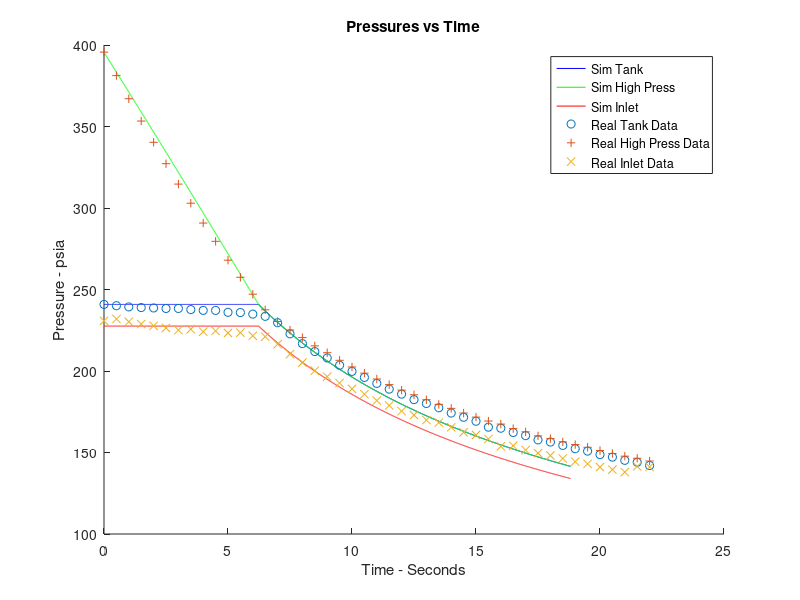

Here is the MATLAB script that generated this plot:
% Pressure regulated rocket system simulator
% (c) John Nguyen 2025
% MIT License

% Common specific heat ratios:
% Helium - 1.667
% Hydrogen - 1.41
% Nitrogen, Oxygen, Air - 1.4
% Methane - 1.32
% Carbon dioxide - 1.28
% Propane - 1.13

% Real waterflow data
% TANK PRESSURE DATA
data = [
226.148032
225.359718
224.616288
224.221525
223.974938
223.646619
223.675925
222.964547
222.474004
222.471027
221.297834
221.170321
220.197964
218.829022
214.920373
208.119709
202.093312
197.235629
193.300044
188.844292
185.074485
181.359475
177.689031
174.181417
171.112844
167.738118
165.378553
162.750234
159.5036
156.928546
154.485485
150.844405
150.201234
147.578898
145.64372
143.062684
141.707239
139.62689
137.607032
136.153698
134.028176
132.467416
130.488828
129.309075
127.287092
];
data = data + 14.7;
datatime = 0:0.5:(length(data)/2-0.5);

% HIGH PRESS DATA
hp_data = [380.942547
366.534087
352.34145
338.647477
325.616817
312.487029
299.969925
288.243265
276.064661
264.856301
253.284459
242.80016
232.416169
222.851804
215.650089
210.441275
205.804379
200.724192
196.509744
191.871353
187.78671
183.989362
180.379291
176.956178
173.563426
170.708034
167.669564
164.81538
162.383068
159.50804
157.008426
154.603772
152.733834
149.958251
147.975183
145.509493
143.779796
141.818434
140.165843
138.499826
136.47924
134.685804
133.054029
131.757791
130.078679
];

hp_data = hp_data + 14.7;
hp_datatime = 0:0.5:(length(hp_data)/2-0.5);

% INLET PRESSURE DATA
inlet_data = [216.049044
217.191909
215.515008
214.111384
213.031111
211.724037
210.398488
210.907199
209.411197
209.933289
208.620575
208.814569
206.907615
206.352715
201.728819
195.618763
190.430441
185.484978
181.864777
177.932246
174.353168
171.084002
167.167875
164.151438
160.680538
158.247002
155.212665
153.61476
150.769956
147.641458
146.038775
143.56918
139.038266
139.428929
136.765053
134.93675
133.462821
131.618748
129.676599
128.347481
126.353215
124.801786
123.280143
126.761202
126.450974
];

inlet_data = inlet_data + 14.7;
inlet_datatime = 0:0.5:(length(inlet_data)/2-0.5);

ox_gamma = 1.4; % Specific heat ratio of OXIDIZER ullage gas

% initial properties
resP0 = hp_data(1); % psia initial high pressure reservoir pressure
resV = 420/1728; % ft3 reservoir volume

oxP0 = data(1); % psia initial oxidizer tank pressure
oxV0 = (736-677-40.5)/1728; % ft3 initial oxidizer ullage volume

oxrho = 62.34; % lbm/ft3 oxidizer density

tankPT_thru_diameter = 0.75; % in
tankPT_flow_area = tankPT_thru_diameter^2/4*pi/144; % ft2

highpressPT_thru_diameter = 0.305; % in
highpressPT_flow_area = highpressPT_thru_diameter^2/4*pi/144; % ft2

inletPT_thru_diameter = 0.43; % in
inletPT_flow_area = inletPT_thru_diameter^2/4*pi/144; % ft2

% flow constants

totalCv = 0.73; % gal/min/sqrt(psi) Overall flow coefficient

CvRatio = 4; % Ratio between lower fluids and orifice Cv's

oxOrificeCv = sqrt(totalCv^2*(1+1/CvRatio^2)) % gal/min/sqrt(psi) Orifice flow coefficient
oxLowerCv = oxOrificeCv*CvRatio % gal/min/sqrt(psi) Lower fluids flow coefficient

totalCv = sqrt(1/(1/oxLowerCv^2+1/oxOrificeCv^2)); % gal/min/sqrt(psi) Overall flow coefficient

% end conditions
oxVf = (736)/1728; % ft3 final oxidizer ullage volume
tmax = 60; % maximum runtime

enableplot = false;

dt = 0.005;
n_points = ceil(tmax * 1/dt);
t = 0;
n = 1;

% Simulation record vectors
tnum = zeros(1,n_points);
oxPnum = tnum;
oxVnum = tnum;
oxmdotnum = tnum;
oxdPnum = tnum;
resPnum = tnum;
inletPnum = tnum;

% Current frame variables
oxV = oxV0;
oxP = oxP0;
Q = 25.88/22/62.34; % ft3/s, initial flowrate estimate
inletP = 0;
resP = resP0;
mass = 0;
Pa = 14.7;

% Simulation loop
% Exit conditions:
% - Exceeds size of preallocated vectors
% - Runs out of oxidizer or fuel (triggers warning if runs out of fuel first)
% - Exceeds maximum runtime
% - Flow reversal (triggers warning) (Chamber pressure greater than feed pressure)
while n < n_points && oxV < oxVf && t < tmax && oxP > Pa
  tank_gas_density = oxP/10.731*28/530; % lbm/ft3 Density of gas in the propellant tank (ideal gas law)
  tank_dynamic_pressure = tank_gas_density*(Q/tankPT_flow_area)^2/2/144/32.174; % psid, dynamic pressure at tank PT
  tank_P_eff = oxP + tank_dynamic_pressure; % psia, effective tank pressure after gas comes to "rest" in the tank
  Q = totalCv * sqrt((tank_P_eff - Pa)/(oxrho/62.34)) / 7.48052 / 60; % ft3/s, liquid flowrate through downstream constrictions

  oxdV = Q * dt; % ft3 ox change in ullage volume
  oxV2 = oxV + oxdV; % ft3 new tank ullage volume

  inlet_dynamic_pressure = oxrho*(Q/inletPT_flow_area)^2/2/144/32.174; % psi, dynamic pressure at inlet PT tee
  inletP = ((Q*7.48052*60)^2/oxOrificeCv^2)*(oxrho/62.34) + Pa; % psia, simulated inlet PT reading

  % Liquid flow rates out are calculated from using the change in volume
  oxmdot = oxdV / dt * oxrho; % lbm/s, ox mass flow rate
  mass = mass + oxmdot * dt; % lbm, ox mass flowed

  % New tank pressures are found using blowdown methods first
  oxP2 = tank_P_eff * oxV / (oxV+oxdV); % psia, new tank pressure
  
  res_gas_density = resP/10.731*28/530; % lbm/ft3, Density of the gas in the reservoir (approximate)
  res_dynamic_pressure = res_gas_density*(Q/tankPT_flow_area)^2/2/144/32.174; % psi, dynamic pressure at the tee for the high press PT
  resP_eff = resP + res_dynamic_pressure; % psia, static pressure in the reservoir

  % Then the regulators kick in and keep pressures high, until the reservoir runs dry
  if resP_eff > oxP0 && (resP_eff-oxP0)*resV>(oxP2-oxP0)*oxV2
    % First case is when the reservoir has enough to keep constant pressure
    oxP2 = oxP0;
    % Derived from Boyle's Law relation:
    % ResP1V + OxP1V1 = ResP2V + OxP2V2
    % this distributes the gas among the reservoir and tank
    resP2 = (resP_eff*resV + oxP*oxV - oxP0*oxV2) / resV;
  else
    % Second case is when the reservoir can't keep up
    % Derived from Boyle's Law relation:
    % ResP1V + OxP1V1 = ResP2V + OxP2V2
    % Which because reservoir and tank pressures are now equal simplifies to:
    % ResP1V + OxP1V1 = ResP2*(ResV+OxV2) = OxP2*(ResV+OxV2)
    oxP2 = (resP_eff*resV + oxP*oxV)/(resV+oxV2);
    resP2 = oxP2;
  end

  oxP = oxP2 - tank_dynamic_pressure; % psia, new simulated tank PT reading
  resP = resP2 - res_dynamic_pressure; % psia, new simulated high press PT reading
  oxV = oxV + oxdV; % ft3 new oxidizer ullage volume
  % Storing data in record vectors
  tnum(n) = t; % time, seconds
  oxPnum(n) = oxP; % oxidizer tank pressure, psia
  oxVnum(n) = oxV; % oxidizer tank ullage volume, ft3
  oxmdotnum(n) = oxmdot; % oxidizer mass flow rate, lbm/s
  resPnum(n) = resP;
  inletPnum(n) = inletP;
  oxdPnum(n) = oxP - Pa; % oxidizer injector pressure drop, psi
  t = t + dt; % incrementing time
  n = n + 1; % index increment
  % Printing reason for exiting loop
  if n >= n_points
    disp("Exit! Exceeded preallocated vector size (n_points)!")
  end
  if oxV >= oxVf
    disp("Exit! Ran out of oxidizer!")
  end
  if t >= tmax
    disp("Exit! Exceeded maximum runtime (tmax)!")
  end
  if oxP < Pa
    disp("Exit! WARNING: Flow reversal!")
  end

end

disp("Final time: (s)");
disp(t);
disp("Total mass flowed: (lbm)");
disp(mass);
disp("Average mass flow rate: (lbm/s)");
disp(mass/t);

% Plot tank and chamber pressures over time
delete(figure(1));
figure(1);
hold on;
plot(tnum(1:(n-1)),oxPnum(1:(n-1)),"blue");
plot(tnum(1:(n-1)),resPnum(1:(n-1)),"green");
plot(tnum(1:(n-1)),inletPnum(1:(n-1)),"red");
plot(datatime,data,"o","linestyle","none");
plot(hp_datatime,hp_data,"+","linestyle","none");
plot(inlet_datatime,inlet_data,"x","linestyle","none");
title("Pressures vs Time");
legend("Sim Tank","Sim High Press","Sim Inlet","Real Tank Data","Real High Press Data", "Real Inlet Data");
xlabel("Time - Seconds");
ylabel("Pressure - psia");

if enableplot
% Plot tank ullage volumes over time
delete(figure(3));
figure(3);
hold on;
plot(tnum(1:(n-1)),oxVnum(1:(n-1)),"blue");
title("ullage volumes vs time");
xlabel("seconds");
ylabel("cubic feet");

% Plot fuel & oxidizer mass flow rates over time
delete(figure(4));
figure(4);
hold on;
plot(tnum(1:(n-1)),oxmdotnum(1:(n-1)),"blue");
title("mass flow rates vs time");
ylabel("pounds/second");
xlabel("seconds");
end
